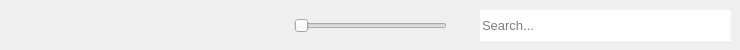
  <widget class="QWidget" name="centralWidget">
   <property name="sizePolicy">
    <sizepolicy hsizetype="Expanding" vsizetype="Expanding">
     <horstretch>0</horstretch>
     <verstretch>0</verstretch>
    </sizepolicy>
   </property>
   <widget class="QLineEdit" name="mw_searchbar">
    <property name="geometry">
     <rect>
      <x>480</x>
      <y>10</y>
      <width>251</width>
      <height>31</height>
     </rect>
    </property>
    <property name="sizePolicy">
     <sizepolicy hsizetype="Expanding" vsizetype="Expanding">
      <horstretch>0</horstretch>
      <verstretch>0</verstretch>
     </sizepolicy>
    </property>
    <property name="font">
     <font>
      <pointsize>10</pointsize>
      <bold>false</bold>
     </font>
    </property>
    <property name="focusPolicy">
     <enum>Qt::FocusPolicy::ClickFocus</enum>
    </property>
    <property name="frame">
     <bool>false</bool>
    </property>
    <property name="placeholderText">
     <string>Search...</string>
    </property>
    <property name="clearButtonEnabled">
     <bool>false</bool>
    </property>
   </widget>
   <widget class="QWidget" name="sizeSliderContainer" native="true">
    <property name="geometry">
     <rect>
      <x>280</x>
      <y>10</y>
      <width>181</width>
      <height>31</height>
     </rect>
    </property>
    <property name="sizePolicy">
     <sizepolicy hsizetype="Fixed" vsizetype="Expanding">
      <horstretch>0</horstretch>
      <verstretch>0</verstretch>
     </sizepolicy>
    </property>
    <layout class="QHBoxLayout" name="sizeSliderContainer_layout">
     <property name="spacing">
      <number>0</number>
     </property>
     <property name="leftMargin">
      <number>14</number>
     </property>
     <property name="topMargin">
      <number>0</number>
     </property>
     <property name="rightMargin">
      <number>14</number>
     </property>
     <property name="bottomMargin">
      <number>0</number>
     </property>
     <item alignment="Qt::AlignVCenter">
      <widget class="QSlider" name="sizeSlider">
       <property name="sizePolicy">
        <sizepolicy hsizetype="Expanding" vsizetype="Preferred">
         <horstretch>0</horstretch>
         <verstretch>0</verstretch>
        </sizepolicy>
       </property>
       <property name="focusPolicy">
        <enum>Qt::FocusPolicy::ClickFocus</enum>
       </property>
       <property name="autoFillBackground">
        <bool>false</bool>
       </property>
       <property name="orientation">
        <enum>Qt::Orientation::Horizontal</enum>
       </property>
       <property name="tickPosition">
        <enum>QSlider::TickPosition::NoTicks</enum>
       </property>
      </widget>
     </item>
    </layout>
   </widget>
  </widget>
